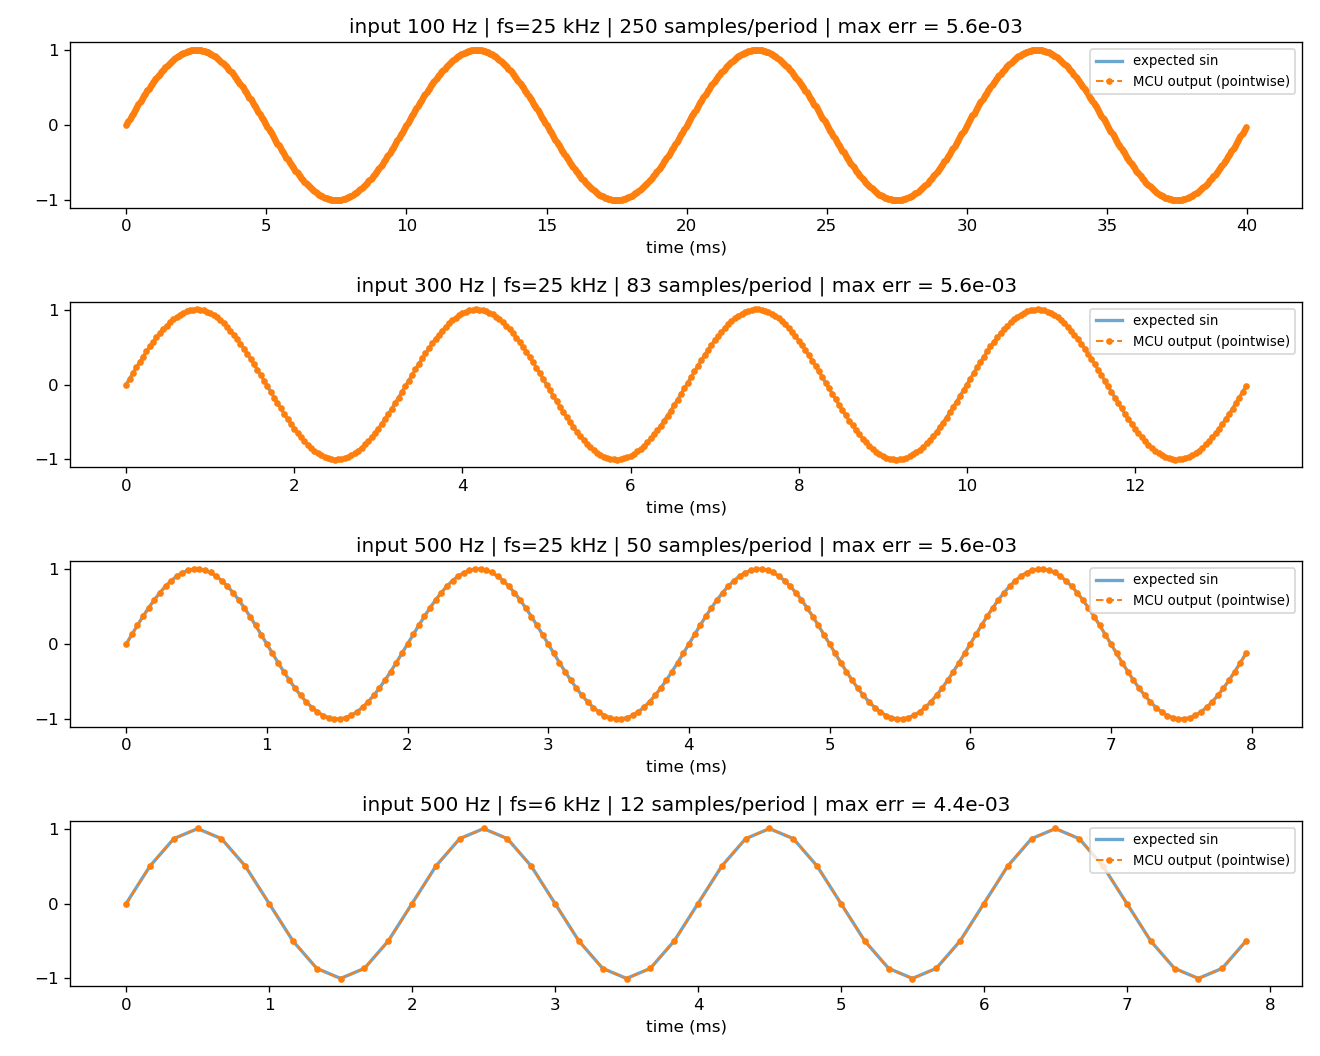

Write Python code to recreate this figure.
# -*- coding: utf-8 -*-
"""
部署模拟实验: 训练 -> 提取权重 -> "单片机侧"逐点推理 -> 频率扫描

场景: 输入锯齿波频率 100-500 Hz 不固定, 验证输出的正弦是否正确.
要点: 网络是"逐点波形整形器"(输入瞬时值 -> 输出瞬时值),
      映射与频率无关; 真正限制输出波形质量的是"每周期采样/推理点数".

输出:
  mlp_weights.h  - 导出的 C 语言权重数组 (单片机可直接使用, 注释为英文防乱码)
  deploy_sim.png - 频率扫描结果图
"""

import os
import numpy as np
import torch
import torch.nn as nn
import matplotlib.pyplot as plt

SEED = 0
torch.manual_seed(SEED)
OUT_DIR = os.path.dirname(os.path.abspath(__file__))
HIDDEN = 64
N_LAYERS = 2


# ---------- 1. 训练: FREQ=1, 学成 1:1 波形整形器 ----------
class MLP(nn.Module):
    def __init__(self, in_dim=1, hidden=HIDDEN, n_layers=N_LAYERS):
        super().__init__()
        layers = []
        d = in_dim
        for _ in range(n_layers):
            layers += [nn.Linear(d, hidden), nn.SiLU()]
            d = hidden
        layers.append(nn.Linear(d, 1))
        self.net = nn.Sequential(*layers)

    def forward(self, x):
        return self.net(x)


def sample_batch(n):
    t = torch.rand(n, 1)
    s = 2.0 * t - 1.0
    y = torch.sin(2.0 * np.pi * t)
    return s, y


model = MLP(1, HIDDEN, N_LAYERS)
opt = torch.optim.Adam(model.parameters(), lr=1e-3)
lossf = nn.MSELoss()
for it in range(4000):
    s, y = sample_batch(256)
    loss = lossf(model(s), y)
    opt.zero_grad()
    loss.backward()
    opt.step()
print("trained (freq=1), final loss = %.3e" % loss.item())

# ---------- 2. 提取权重 -> C 数组文件 (模型的"内容") ----------
sd = {k: v.detach().numpy() for k, v in model.state_dict().items()}
W1 = sd["net.0.weight"].astype(np.float32).reshape(-1)
b1 = sd["net.0.bias"].astype(np.float32).reshape(-1)
W2 = sd["net.2.weight"].astype(np.float32).reshape(-1)
b2 = sd["net.2.bias"].astype(np.float32).reshape(-1)
W3 = sd["net.4.weight"].astype(np.float32).reshape(-1)
b3 = sd["net.4.bias"].astype(np.float32).reshape(-1)

h_path = os.path.join(OUT_DIR, "mlp_weights.h")
with open(h_path, "w", encoding="utf-8") as fo:
    fo.write("#ifndef MLP_WEIGHTS_H\n#define MLP_WEIGHTS_H\n")
    fo.write("/* Exported from PyTorch. Network: 1 -> 64 -> 64 -> 1, SiLU.\n")
    fo.write("   Task: sawtooth(instantaneous value) -> sine value (1:1 waveshaper).\n")
    fo.write("   Input s in [-1, 1] (normalized saw value), output y.\n")
    fo.write("   Inference per sample:\n")
    fo.write("     h1[i] = silu(W1[i]*s + b1[i]);\n")
    fo.write("     h2[i] = silu(sum_j W2[i*64+j]*h1[j] + b2[i]);\n")
    fo.write("     y     = sum_j W3[j]*h2[j] + b3[0];   silu(x) = x / (1 + expf(-x))\n")
    fo.write("   W2 is row-major: W2[i*64+j], i = output unit, j = input unit. */\n\n")

    def write_arr(name, vals):
        fo.write("static const float %s[%d] = {\n" % (name, len(vals)))
        for i in range(0, len(vals), 6):
            chunk = ", ".join("%.9gf" % float(v) for v in vals[i:i + 6])
            fo.write("    " + chunk + ",\n")
        fo.write("};\n\n")

    write_arr("MLP_W1", W1)
    write_arr("MLP_B1", b1)
    write_arr("MLP_W2", W2)
    write_arr("MLP_B2", b2)
    write_arr("MLP_W3", W3)
    write_arr("MLP_B3", b3)
    fo.write("#endif\n")
print("saved:", h_path)

# ---------- 3. "单片机侧"推理函数 (纯 numpy, 不依赖 PyTorch) ----------
W2m = W2.reshape(HIDDEN, HIDDEN)


def silu(x):
    return x / (1.0 + np.exp(-x))


def infer_one(s):
    # 模拟单片机: 每来一个采样点, 做一次前向计算
    h1 = silu(W1 * s + b1)
    h2 = silu(W2m @ h1 + b2)
    return float(W3 @ h2 + b3[0])


# ---------- 4. 一致性验证: numpy 推理 vs PyTorch ----------
with torch.no_grad():
    s_chk = torch.linspace(-1, 1, 1000).unsqueeze(1)
    y_torch = model(s_chk).numpy().ravel()
y_np = np.array([infer_one(float(x)) for x in np.linspace(-1, 1, 1000)], dtype=np.float32)
print("consistency check |numpy - pytorch| max = %.2e" % np.abs(y_np - y_torch).max())

# ---------- 5. 频率扫描: 模拟不同频率的现场输入 ----------
fs = 25000.0   # 假设: 采样+推理速度 25 kHz  (500 Hz x 50 点/周期)
cases = [
    (100.0, fs),
    (300.0, fs),
    (500.0, fs),
    (500.0, 6000.0),   # 对比: 推理/采样速度不足时 (每周期仅 12 点)
]
fig, axes = plt.subplots(len(cases), 1, figsize=(11, 2.2 * len(cases)))
for ax, (f, fs_c) in zip(axes, cases):
    n_cycle = 4
    t = np.arange(0.0, n_cycle / f, 1.0 / fs_c)
    phase = np.mod(f * t, 1.0)
    s_in = 2.0 * phase - 1.0
    y_mc = np.array([infer_one(v) for v in s_in], dtype=np.float32)
    y_true = np.sin(2.0 * np.pi * f * t)
    err = np.abs(y_mc - y_true).max()
    ax.plot(t * 1e3, y_true, lw=2, alpha=0.65, label="expected sin")
    ax.plot(t * 1e3, y_mc, "o--", ms=3, lw=1.2, label="MCU output (pointwise)")
    ax.set_title("input %.0f Hz | fs=%.0f kHz | %.0f samples/period | max err = %.1e"
                 % (f, fs_c / 1e3, fs_c / f, err))
    ax.set_xlabel("time (ms)")
    ax.legend(loc="upper right", fontsize=8)
plt.tight_layout()
plt.savefig(os.path.join(OUT_DIR, "deploy_sim.png"), dpi=120)
print("saved: deploy_sim.png")
plt.show()
